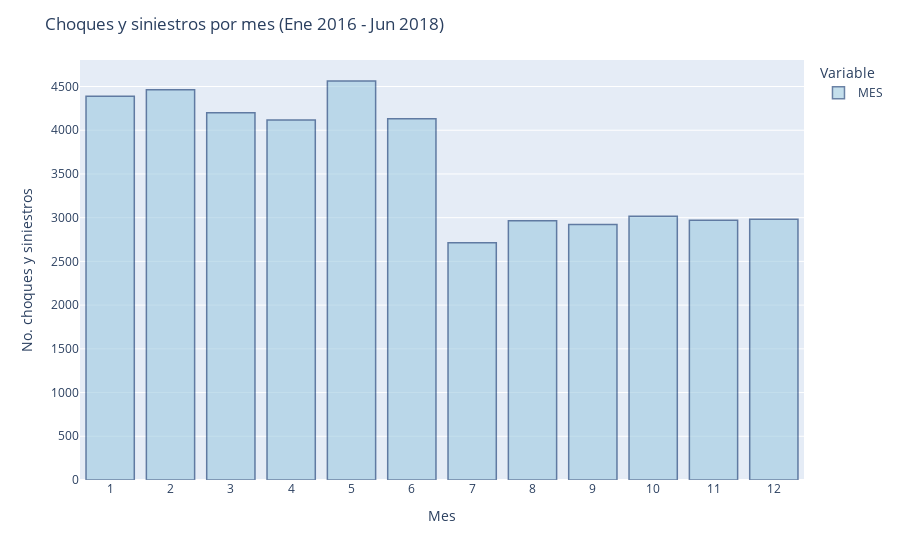

This figure's notebook cell:
### Code cell
fig = px.bar(freq_mon,
                    labels={
                     "index": "Mes",
                     "value": "No. choques y siniestros",
                     "variable": "Variable"
                 })

fig.update_traces(marker_color='rgb(158,202,225)', marker_line_color='rgb(8,48,107)',
                  marker_line_width=1.5, opacity=0.6)

fig.update_layout(title_text='Choques y siniestros por mes (Ene 2016 - Jun 2018)')

fig.show()

### Figure 1 — Plotly figure (JSON) as saved in the notebook; plotly's stock layout.template omitted (floating-point values rounded to 4 significant figures)
{"data": [{"alignmentgroup": "True", "hovertemplate": "Variable=MES<br>Mes=%{x}<br>No. choques y siniestros=%{y}<extra></extra>", "legendgroup": "MES", "marker": {"color": "rgb(158,202,225)", "line": {"color": "rgb(8,48,107)", "width": 1.5}}, "name": "MES", "offsetgroup": "MES", "opacity": 0.6, "orientation": "v", "showlegend": true, "textposition": "auto", "type": "bar", "x": ["1", "2", "3", "4", "5", "6", "7", "8", "9", "10", "11", "12"], "xaxis": "x", "y": [4389, 4463, 4199, 4118, 4563, 4130, 2712, 2965, 2923, 3016, 2970, 2982], "yaxis": "y"}], "layout": {"barmode": "relative", "legend": {"title": {"text": "Variable"}, "tracegroupgap": 0}, "margin": {"t": 60}, "title": {"text": "Choques y siniestros por mes (Ene 2016 - Jun 2018)"}, "xaxis": {"anchor": "y", "domain": [0, 1], "title": {"text": "Mes"}}, "yaxis": {"anchor": "x", "domain": [0, 1], "title": {"text": "No. choques y siniestros"}}}}
